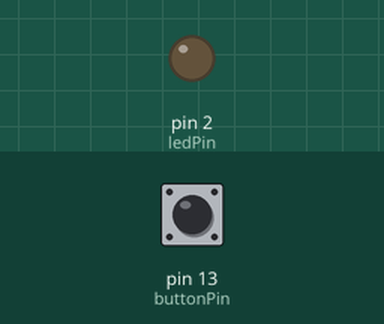
A sketch run on a simulated Arduino Uno, built with avr-gcc and run on an emulated ATmega328P. Parts: output pins drawn as LEDs (lit = HIGH). The test bench sets the inputs (shaded band); at power-on: pin 13 (buttonPin) LOW.

Above: at 1.2 s.
1.3 s: pin 13 (buttonPin) pulled HIGH for 0.15 s
At 1.7 s:
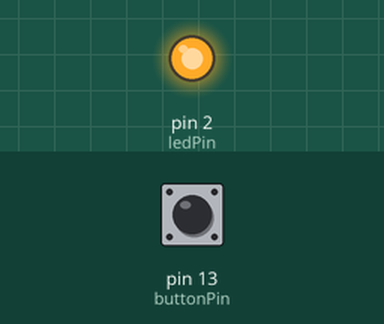
2.9 s: pin 13 (buttonPin) pulled HIGH for 1 s
At 4.1 s:
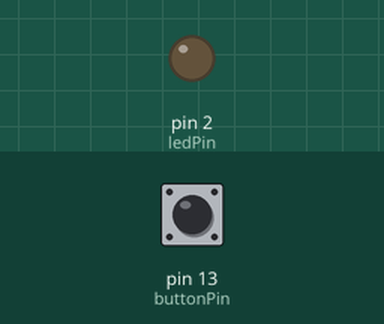
5.4 s: pin 13 (buttonPin) pulled HIGH for 3.2 s
At 6.0 s:
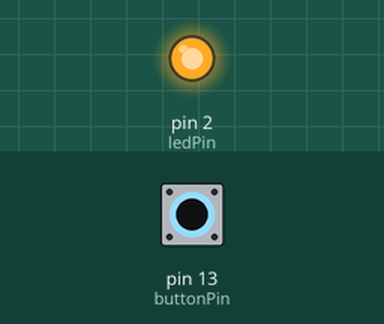
Timing chart, 0 to 8.4 s (numbered marks = the images above; inputs shaded):
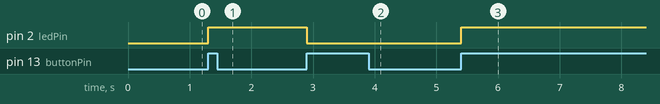

Measured:
- after the input at 1.3 s, pin 2 (ledPin): LOW → HIGH at once
- after the input at 2.9 s, pin 2 (ledPin): HIGH → LOW at once
- after the input at 5.4 s, pin 2 (ledPin): LOW → HIGH at once

The sketch:

lab_3p1.ino
```cpp
//Lab 3 Part 1
// C++ code
//

enum STATE {INIT, NEXT_STATE} gState = INIT;
const int ledPin = 2;
const int buttonPin = 13;

int buttonPressed = 0;
int prevButtState = LOW;
int ledState = LOW;

void tick(void) {

  // transitions
  switch (gState) {
    case INIT:
    gState = NEXT_STATE;
    break;

    case NEXT_STATE:
    gState = NEXT_STATE;
    break;
  }

  // actions
  switch (gState) {
    case INIT:
    break;

    case NEXT_STATE:
    digitalWrite(2, LOW);
  }
}

void setup() {
  pinMode(13, INPUT);
  pinMode(2, OUTPUT);
}

void loop()
{
  buttonPressed = digitalRead(buttonPin);

  if (buttonPressed != prevButtState &&  buttonPressed == HIGH) {
    ledState = (ledState == LOW ? HIGH : LOW);
    digitalWrite(ledPin, ledState);
  }
  prevButtState = buttonPressed;

  //tick(); NOT NECESSARY FOR PART 1
}
```
